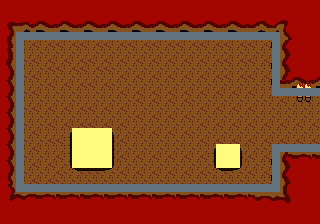

Tiled map render using the project's own tile images. Description and the map definition, with tile-layer contents summarised, below:
An orthogonal 40x28 tile map with 8x8 px tiles, 3 tile layers (gfx, walls, holes) and 13 objects (11x Npc, Enemy, Item).

<map version="1.10" tiledversion="1.10.2" orientation="orthogonal" renderorder="right-down" width="40" height="28" tilewidth="8" tileheight="8" infinite="0" nextlayerid="6" nextobjectid="21">
 <tileset firstgid="1" source="fire-temple.tsx" />
 <layer id="1" name="gfx" width="40" height="28">
  <data>[1120 cells, 1120 non-empty, 145 distinct tile ids]</data>
 </layer>
 <layer id="2" name="walls" width="40" height="28">
  <data>[1120 cells, 106 non-empty, 1 distinct tile ids]</data>
 </layer>
 <layer id="3" name="holes" width="40" height="28">
  <data>[1120 cells, 34 non-empty, 1 distinct tile ids]</data>
 </layer>
 <objectgroup id="4" name="objs">
  <object id="1" name="Blob" type="Enemy" x="200" y="88">
    <point />
   </object>
  <object id="6" name="CatNpc" type="Npc" x="88" y="112">
   <properties>
    <property name="dialogue_id" type="int" value="0" />
   </properties>
   <point />
  </object>
  <object id="9" name="HeartItem" type="Item" x="168" y="168">
    <point />
  </object>
  <object id="11" name="ChestNpc" type="Npc" x="40" y="72">
   <properties>
    <property name="dialogue_id" type="int" value="2" />
   </properties>
   <point />
  </object>
  <object id="12" name="ChestNpc" type="Npc" x="64" y="72">
   <properties>
    <property name="dialogue_id" type="int" value="2" />
   </properties>
   <point />
  </object>
  <object id="13" name="ChestNpc" type="Npc" x="88" y="72">
   <properties>
    <property name="dialogue_id" type="int" value="2" />
   </properties>
   <point />
  </object>
  <object id="14" name="ChestNpc" type="Npc" x="112" y="72">
   <properties>
    <property name="dialogue_id" type="int" value="2" />
   </properties>
   <point />
  </object>
  <object id="15" name="ChestNpc" type="Npc" x="136" y="72">
   <properties>
    <property name="dialogue_id" type="int" value="2" />
   </properties>
   <point />
  </object>
  <object id="16" name="MimicNpc" type="Npc" x="160" y="72">
   <properties>
    <property name="dialogue_id" type="int" value="2" />
   </properties>
   <point />
  </object>
  <object id="17" name="MimicNpc" type="Npc" x="184" y="72">
   <properties>
    <property name="dialogue_id" type="int" value="2" />
   </properties>
   <point />
  </object>
  <object id="18" name="MimicNpc" type="Npc" x="208" y="72">
   <properties>
    <property name="dialogue_id" type="int" value="2" />
   </properties>
   <point />
  </object>
  <object id="19" name="MimicNpc" type="Npc" x="232" y="72">
   <properties>
    <property name="dialogue_id" type="int" value="2" />
   </properties>
   <point />
  </object>
  <object id="20" name="MimicNpc" type="Npc" x="256" y="72">
   <properties>
    <property name="dialogue_id" type="int" value="2" />
   </properties>
   <point />
  </object>
 </objectgroup>
</map>
